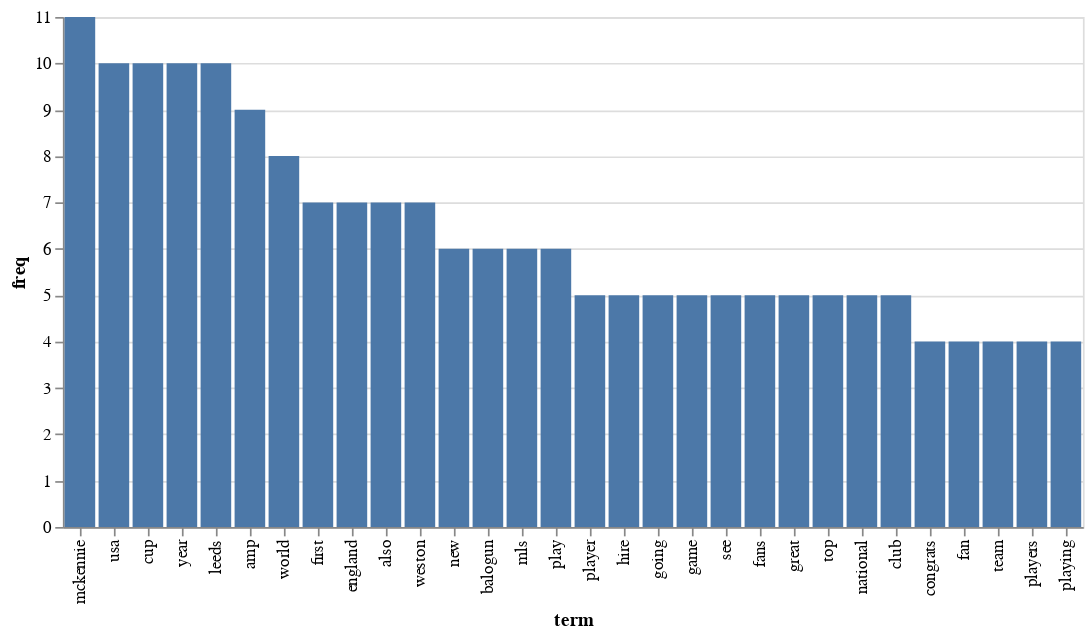

Source (notebook cell):
### Code cell
# Make term into a column, select freq and term columns 
v_tweets_df["term"] = v_tweets_df.index
v_tweets_df = v_tweets_df[["freq", "term"]]

# Keep top 30 most frequent terms
v_top = v_tweets_df.sort_values(by="freq", ascending=False)[:30]

# Plot terms by frequency
alt.Chart(v_top).mark_bar().encode(alt.X("term", sort="-y"),
                                    y="freq")

### Figure 1 — Vega-Lite specification as saved in the notebook (floating-point values rounded to 4 significant figures)
{"config": {"view": {"continuousWidth": 400, "continuousHeight": 300}}, "data": {"name": "data-579f20ad6ed5edd6b9150a45c8fa2500"}, "mark": "bar", "encoding": {"x": {"field": "term", "sort": "-y", "type": "nominal"}, "y": {"field": "freq", "type": "quantitative"}}, "$schema": "https://vega.github.io/schema/vega-lite/v4.17.0.json", "datasets": {"data-579f20ad6ed5edd6b9150a45c8fa2500": [{"freq": 11, "term": "mckennie"}, {"freq": 10, "term": "usa"}, {"freq": 10, "term": "cup"}, {"freq": 10, "term": "year"}, {"freq": 10, "term": "leeds"}, {"freq": 9, "term": "amp"}, {"freq": 8, "term": "world"}, {"freq": 7, "term": "first"}, {"freq": 7, "term": "england"}, {"freq": 7, "term": "also"}, {"freq": 7, "term": "weston"}, {"freq": 6, "term": "new"}, {"freq": 6, "term": "balogun"}, {"freq": 6, "term": "mls"}, {"freq": 6, "term": "play"}, {"freq": 5, "term": "player"}, {"freq": 5, "term": "hire"}, {"freq": 5, "term": "going"}, {"freq": 5, "term": "game"}, {"freq": 5, "term": "see"}, {"freq": 5, "term": "fans"}, {"freq": 5, "term": "great"}, {"freq": 5, "term": "top"}, {"freq": 5, "term": "national"}, {"freq": 5, "term": "club"}, {"freq": 4, "term": "congrats"}, {"freq": 4, "term": "fan"}, {"freq": 4, "term": "team"}, {"freq": 4, "term": "players"}, {"freq": 4, "term": "playing"}]}}
